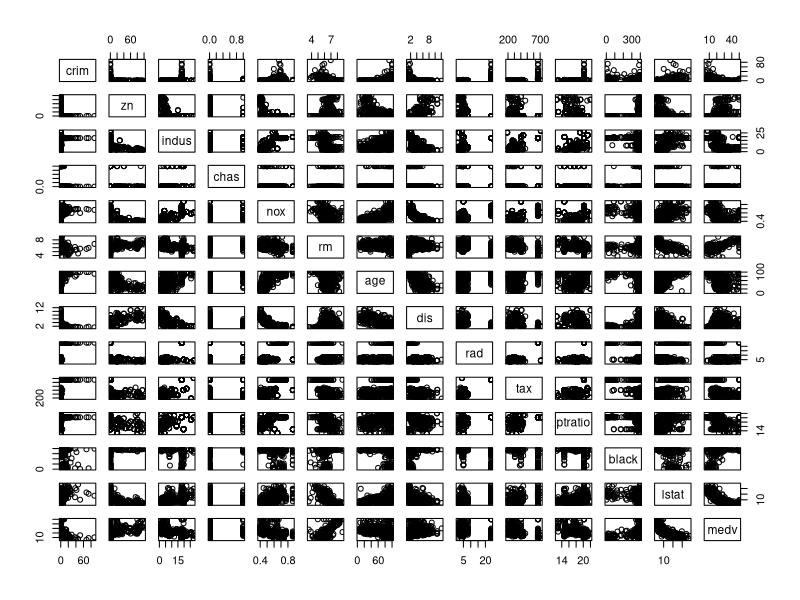
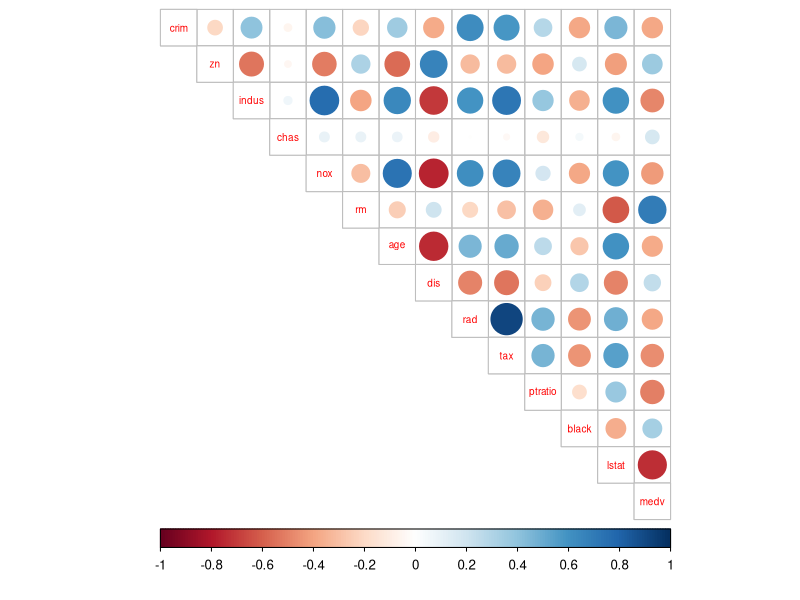
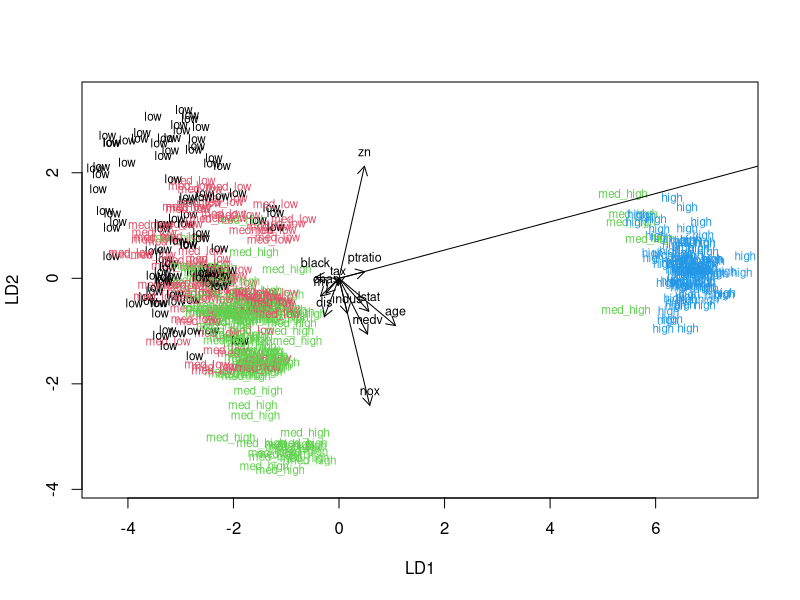
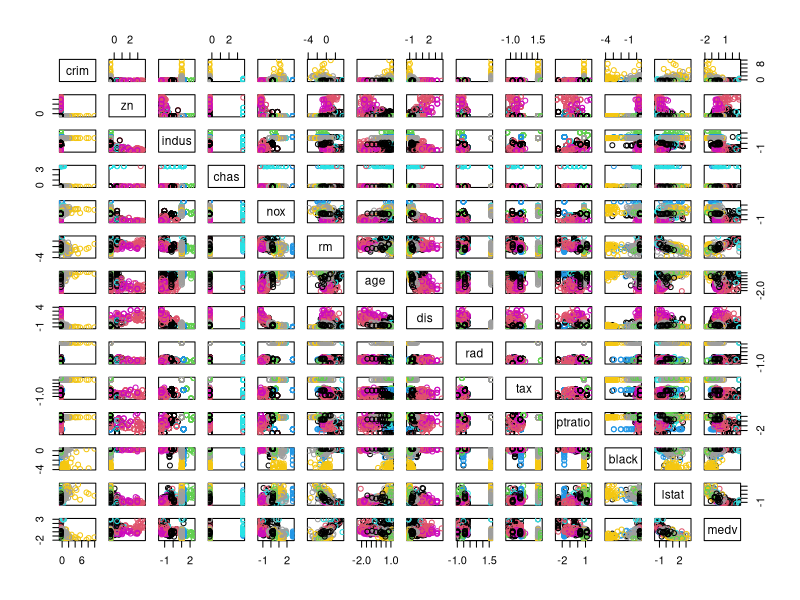
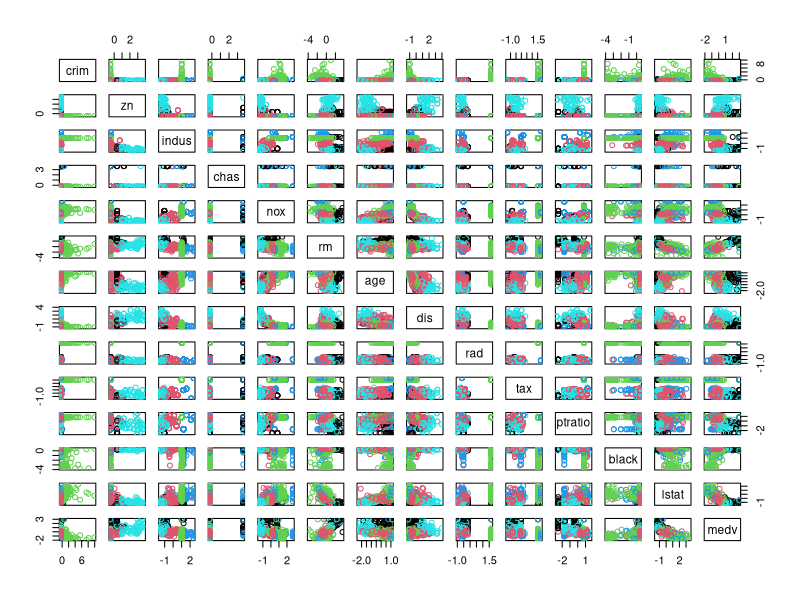
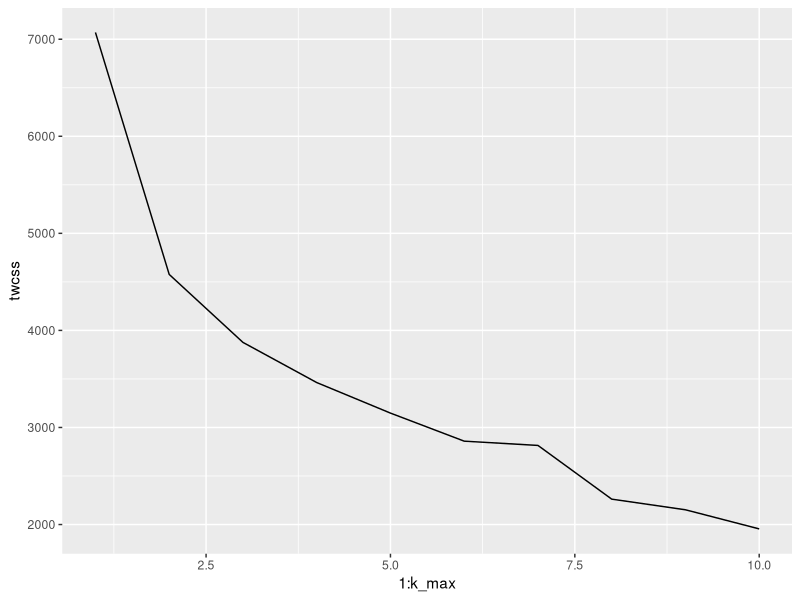
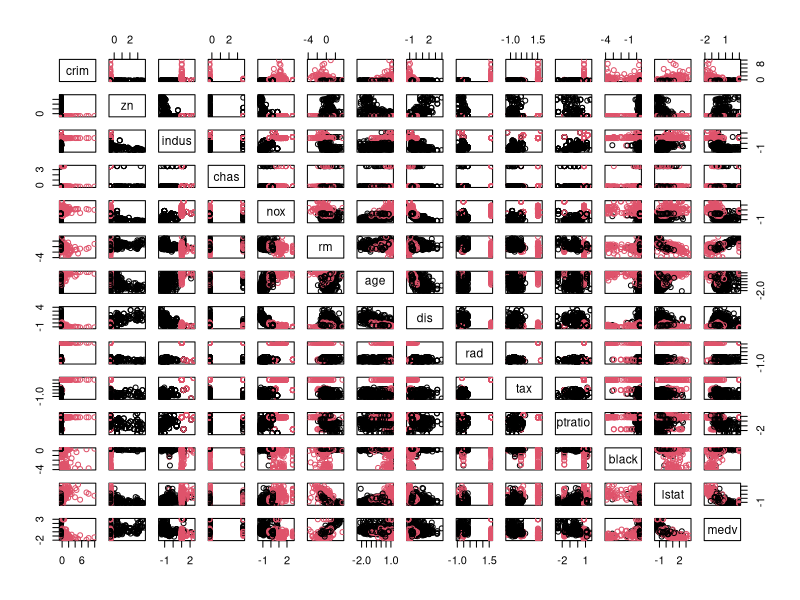

These figures' R source, in order:
## ---- chunk 1
knitr::opts_chunk$set(echo = TRUE)
## ---- chunk 2
# loading
library(MASS)
data("Boston")

# initial dataset exploration
str(Boston)
summary(Boston)
## ---- chunk 3
pairs(Boston)
## ---- chunk 4
# calculate the correlation matrix and round it
cor_matrix <- cor(Boston)
# round up to 2 digits
cor_matrix_r <- cor_matrix
round(cor_matrix_r, 2)
# visualize
library(corrplot)
corrplot(cor_matrix_r, method="circle", type = "upper", cl.pos = "b", tl.pos = "d", tl.cex = 0.6)
## ---- chunk 5
# scaling around 0
boston_scaled <- scale(Boston)

# getting a matrix as a result
class(boston_scaled)

# transforming the matrix into a new dataset
boston_scaled <- as.data.frame(boston_scaled)
summary(boston_scaled)
## ---- chunk 6
# create a quantile vector of crim and print it
bins <- quantile(boston_scaled$crim)
bins

# create a categorical variable 'crime'
crime <- cut(boston_scaled$crim, breaks = bins, include.lowest = TRUE, label = c("low","med_low","med_high","high"))

# look at the table of the new factor crime
table(crime)

# remove original crim from the dataset
boston_scaled <- dplyr::select(boston_scaled, -crim)

# add the new categorical value to scaled data
boston_scaled <- data.frame(boston_scaled, crime)
## ---- chunk 7
# determine the number of rows in the dataset 
n <- nrow(boston_scaled)

# choose randomly 80% of the rows
ind <- sample(n,  size = n * 0.8)

# create a train set
train <- boston_scaled[ind,]

# create a test set by substraction of the train set
test <- boston_scaled[-ind,]
## ---- chunk 8
lda.fit <- lda(crime ~ ., data = train)
lda.fit
## ---- chunk 9
# the function for lda biplot arrows
lda.arrows <- function(x, myscale = 1, arrow_heads = 0.1, color = "black", tex = 0.75, choices = c(1,2)){
  heads <- coef(x)
  arrows(x0 = 0, y0 = 0, 
         x1 = myscale * heads[,choices[1]], 
         y1 = myscale * heads[,choices[2]], col=color, length = arrow_heads)
  text(myscale * heads[,choices], labels = row.names(heads), 
       cex = tex, col=color, pos=3)
}

# target classes as numeric
classes <- as.numeric(train$crime)

# plot the lda results
plot(lda.fit, dimen = 2, col = classes, pch = classes)
lda.arrows(lda.fit, myscale = 3)
## ---- chunk 10
# save the correct classes from test data
correct_classes <- test$crime

# remove this variable from test data
test <- dplyr::select(test, -crime)

# predict classes with test data
lda.pred <- predict(lda.fit, newdata = test)

# cross tabulate the results
table(correct = correct_classes, predicted = lda.pred$class)
## ---- chunk 11
# loading
library(MASS)
data("Boston")

# scaling around 0
boston_scaled <- scale(Boston)

# getting a matrix as a result
class(boston_scaled)

# transforming the matrix into a new dataset
boston_scaled <- as.data.frame(boston_scaled)
summary(boston_scaled)
## ---- chunk 12
# euclidean distance matrix
dist_eu <- dist(boston_scaled)

# look at the summary of the distances
summary(dist_eu)
## ---- chunk 13
# k-means clustering
km <-kmeans(boston_scaled, centers = 10)

# plot the Boston dataset with clusters
pairs(boston_scaled, col = km$cluster)
## ---- chunk 14
# k-means clustering
km <-kmeans(boston_scaled, centers = 5)

# plot the Boston dataset with clusters
pairs(boston_scaled, col = km$cluster)
## ---- chunk 15
set.seed(123)

# determine the maximum number of clusters
k_max <- 10

# calculate the total within sum of squares
twcss <- sapply(1:k_max, function(k){kmeans(boston_scaled, k)$tot.withinss})

# visualize the results
library(ggplot2)
qplot(x = 1:k_max, y = twcss, geom = 'line')
## ---- chunk 16
# k-means clustering
km <-kmeans(boston_scaled, centers = 2)

# plot the Boston dataset with clusters
pairs(boston_scaled, col = km$cluster)
